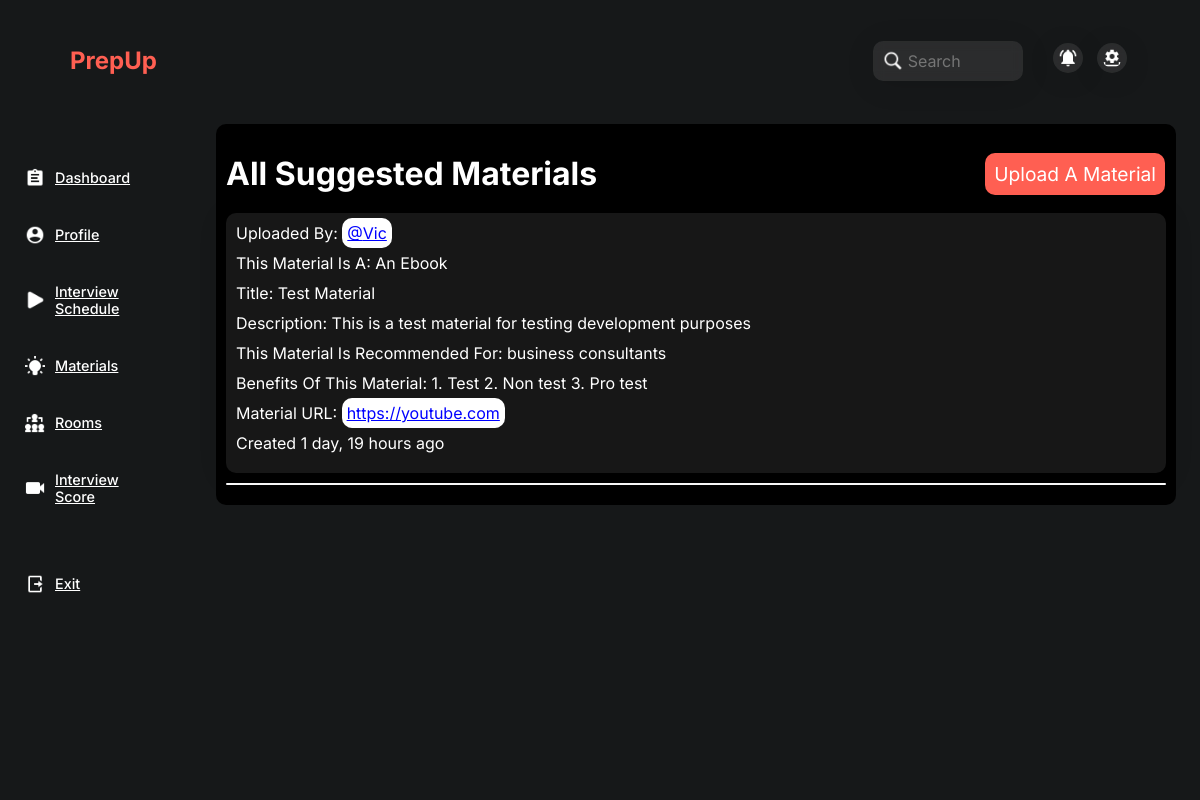
The app's page /suggestamaterial, older data.
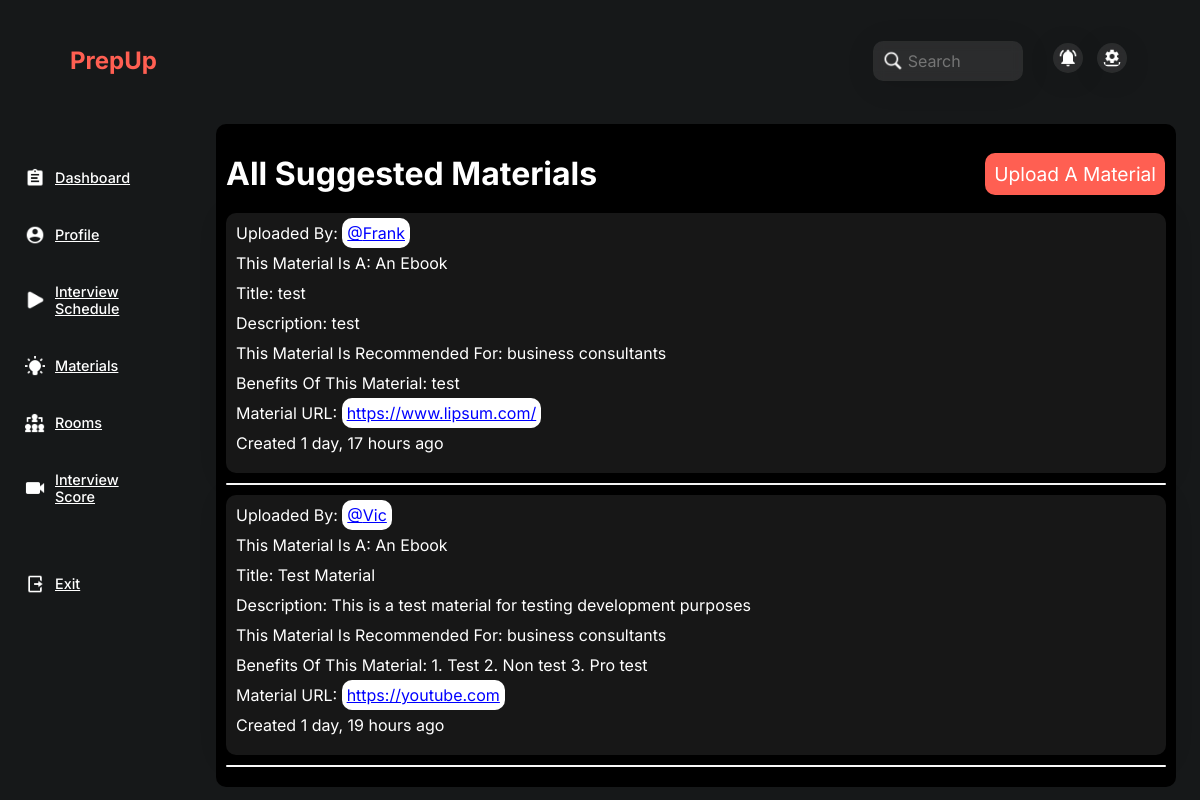
The same page, newer data.
### PrepUpApp/models.py (models this page shows, shortened)
class RecommendMaterial(models.Model):
    user = models.ForeignKey(User, null=True, on_delete=models.CASCADE)
    Material_type = models.CharField(max_length=200)
    Title = models.CharField(max_length=200)
    Description = models.CharField(max_length=2000)
    Meant_for = models.CharField(max_length=2000)
    benefits_of_use = models.CharField(max_length=2000)
    Material_URL = models.URLField(max_length=200, null=True, blank=True)
    created_at = models.DateTimeField(auto_now_add=True)
    edited_at = models.DateTimeField(auto_now=True)
    class Meta:
        ordering = ['-edited_at', '-created_at']

### PrepUpApp/views.py (the view)
# urls.py: path('suggestamaterial', views.Suggestamaterial, name='Suggestamaterial'),
def Suggestamaterial(request):
    allmaterials = RecommendMaterial.objects.all()
    context = {'allmaterials':allmaterials}
    return render(request, 'PrepUpApp/Suggestedmaterials.html', context)

### PrepUpApp/Template/PrepUpApp/Suggestedmaterials.html (shortened to what this page needs)
{% extends 'general.html' %}
{%load static%}
{% load embed_video_tags %}
{% block content %}
<html lang="en">
	<head>
		<link rel="stylesheet" href="{% static 'styles/main.css' %}" />
		<link rel="stylesheet" href="{% static 'styles/suggestionsList.css' %}" />
	</head>
	<body>
		<div class='allsuggestionsbodyarea'>
			<div class="suggestintro">
				<h1>All Suggested Materials</h1>
				<a href= 'uploadmaterial'><button>Upload A Material</button></a>
			</div>
			{% for allmaterials in allmaterials %}
			<div class='materialdetails'>
				<p>Uploaded By: <a href=/profile/{{ allmaterials.user }}/>@{{ allmaterials.user }}</p></a>
				<p>This Material Is A: {{ allmaterials.Material_type }}</p>
				<p>Title: {{ allmaterials.Title }}</p>
				<p>Description: {{ allmaterials.Description }}</p>
				<p>This Material Is Recommended For: {{ allmaterials.Meant_for }}</p>
				<p>Benefits Of This Material: {{ allmaterials.benefits_of_use }}</p>
				{% if allmaterials.Material_URL %}
				<p>Material URL: <a href={{ allmaterials.Material_URL }} target="_blank">{{ allmaterials.Material_URL }}</a></p>
					{% else %}
					<p>{{ allmaterials.Upload_material }}</p>
				{% endif %}
				<p>Created {{ allmaterials.created_at | timesince }} ago </p>
			</div>
			<div class='line'></div>
			{% endfor %}
		</div>
    </body>
</html>
{% endblock content %}

Row changes from the older to the newer data that the page shows:
added RecommendMaterial: user "Frank", Material_type "An Ebook", Title "test", Description "test", Meant_for "business consultants", benefits_of_use "test", Material_URL "https://www.lipsum.com/", created_at "1 day, 17 hours"
